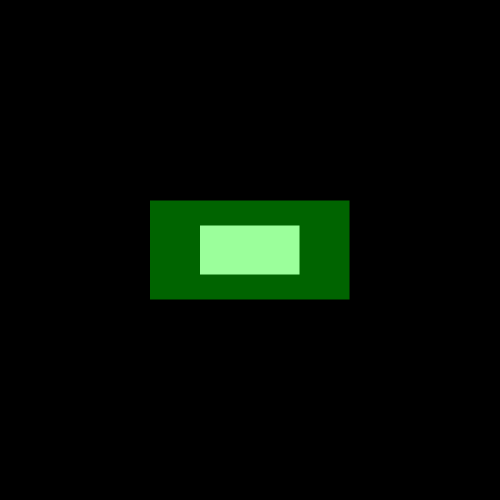
Frame 1 (no input)
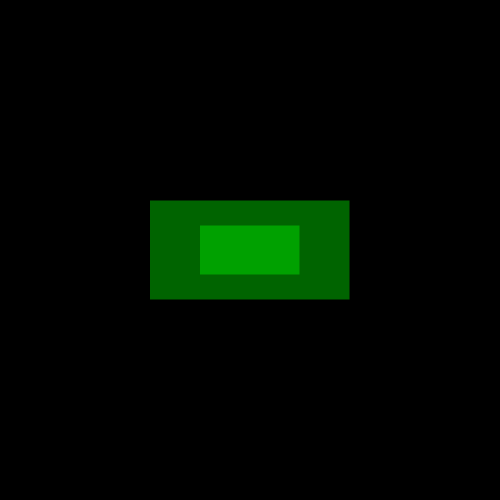
Frame 2 (the mouse pressed at the canvas centre, redrawn once)

The p5.js sketch that drew these frames (run headless with seeded random() and noise() and a simulated clock; the mouse was pressed at the canvas centre and the sketch redrawn once):

// p5.js sketch
// ── sketch.js
class Rectangle {
  constructor(vertices) {
    this.vertices = [];
    for (let i = 0; i < vertices.length; i++) {
        this.vertices.push(vertices[i]);
    }
  }

  render() {
    beginShape();
    for (let i = 0; i < this.vertices.length; i++) {
        vertex(this.vertices[i].x, this.vertices[i].y);
    }
    endShape();
  }
}

let rect1;
let origin;

function setup() {
    createCanvas(500, 500);
    background(0);

    origin = createVector(width / 2, height / 2);

    let factor = 50;
    tl = createVector(width / 2 - factor, height / 2 - factor / 2);
    tr = createVector(width / 2 + factor, height / 2 - factor / 2);
    br = createVector(width / 2 + factor, height / 2 + factor / 2);
    bl = createVector(width / 2 - factor, height / 2 + factor / 2);
    let vertices = [tl, tr, br, bl];
    rect1 = new Rectangle(vertices);
}

function draw() {
    background(0);
    rect1.render();
    
    // h0 > 0 and h1 < 0 and |h0|>|h1|
    let pow = 3
    let h0 = 5 * (1/10**pow);
    let h1 = -2 * (1/10**pow);
    h0 = 0;
    h1 = 0;

    let b0 = 0;
    let b1 = 0;

    let hMat = [
        [2, 0, b0],
        [0, 2, b1],
        [h0, h1, 1]
    ]

    let resultMat = [];
    for (let v of rect1.vertices) {
        resultMat.push(applyHomographyToPoint(v, origin, hMat));
    }
    
    fill(0, 255, 0, 100);
    beginShape();
    for (let i = 0; i < resultMat.length; i++) {
        vertex(resultMat[i].x, resultMat[i].y);
    }
    endShape();

    // let matA = [
    //     [1, 0, 0],
    //     [0, 1, 0],
    //     [5, -2, 1]
    // ];

    // let matB = [200, 225, 1];
    // let matB_H = this.transposeMatrix(matB);

    // let resultMat = this.dotProductMatrix(matA, matB_H);
    // console.log(resultMat);
    // let cartMat = this.homogeneous2cartesian(resultMat);
    // console.log(cartMat);

    noLoop();
}

function applyHomographyToPoint(pt, origin, H) {
  // move point relative to origin
  let x = pt.x - origin.x;
  let y = pt.y - origin.y;

  // homogeneous coords
  let vec = [x, y, 1];
  let vecH = this.transposeMatrix(vec);
  let result = this.dotProductMatrix(H, vecH);

  // convert back to Cartesian
  let cart = this.homogeneous2cartesian(result);

  // move back to original reference
  return createVector(cart[0] + origin.x, cart[1] + origin.y);
}

function homogeneous2cartesian(vec) {
    let cartCoord = [];
    for (let i = 0; i < vec.length - 1; i++) {
        cartCoord.push(vec[i] / vec[2]);
    }
    return cartCoord;
}
function dotProductMatrix(matA, matB) {

    // if matA || matB empty
    if (matA.length <= 0 || matB <=0) {
        return -1;
    }

    // must have same matA cols & matB rows
    if (matA[0].length != matB.length) {
        return -1;
    }

    let resultMat = [];
    for (let row = 0; row < matA.length; row++) {
        resultMat[row] = [];
    }

    let row = 0;
    for (row = 0; row < matA.length; row++) {
        let col = 0;
        for (col = 0; col < matB[0].length; col++) {
            let sum = 0;
            for (let i = 0; i < matB.length; i++) { // row of matB
                sum += matA[row][i] * matB[i][col];
            }
            resultMat[row][col] = sum;
        }
    }

    return resultMat;
}

function transposeMatrix(vec) {
    let transposedVector = [];

    for (let i = 0; i < vec.length; i++) {
        transposedVector[i] = [vec[i]];
    }

    return transposedVector;
}
